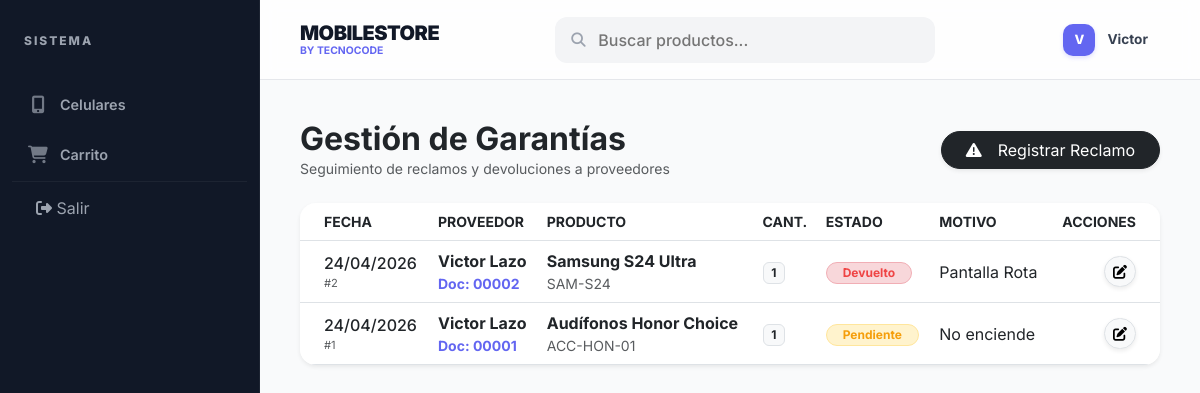
Screenshot of /proveedores/reclamos/ (signed in) with the database file from the repository.
### Login/models.py (models this page shows, shortened)
class Usuario(AbstractUser):
    ROL_CHOICES = [
        ('Administrador', 'Administrador'),  # Acceso total
        ('Vendedor', 'Vendedor'),            # Acceso a ventas e inventario
        ('Usuario', 'Usuario'),              # Cliente final (pestaña de compras)
    ]
    ESTADO_CHOICES = [
        ('Activo', 'Activo'),
        ('Inactivo', 'Inactivo'),
    ]
    nombre_completo = models.CharField(max_length=100, null=True, blank=True)
    rol = models.CharField(max_length=20, choices=ROL_CHOICES, default='Usuario')
    estado = models.CharField(max_length=10, choices=ESTADO_CHOICES, default='Activo')
    class Meta:
        db_table = 'usuario'
        verbose_name = 'Usuario'
        verbose_name_plural = 'Usuarios'

class ReclamoProveedor(models.Model):
    ESTADO_CHOICES = [
        ('Pendiente', 'Pendiente'),
        ('En Proceso', 'En Proceso'),
        ('Resuelto (Garantía)', 'Resuelto (Garantía)'),
        ('Devuelto', 'Devuelto al Proveedor'),
        ('Rechazado', 'Rechazado por Proveedor'),
    ]
    id_reclamo = models.AutoField(primary_key=True)
    proveedor = models.ForeignKey(Proveedor, on_delete=models.CASCADE, related_name='reclamos')
    compra = models.ForeignKey(Compra, on_delete=models.SET_NULL, null=True, blank=True, related_name='reclamos')
    producto = models.ForeignKey(Producto, on_delete=models.CASCADE)
    cantidad = models.PositiveIntegerField()
    motivo = models.TextField()
    fecha_reclamo = models.DateTimeField(auto_now_add=True)
    estado = models.CharField(max_length=25, choices=ESTADO_CHOICES, default='Pendiente')
    resolucion = models.TextField(blank=True, null=True)
    class Meta:
        db_table = 'reclamo_proveedor'

class Proveedor(models.Model):
    TIPO_CHOICES = [
        ('Natural', 'Persona Natural'),
        ('Empresa', 'Empresa/Jurídica'),
    ]
    id_proveedor = models.AutoField(primary_key=True)
    nombre = models.CharField(max_length=150)
    tipo = models.CharField(max_length=10, choices=TIPO_CHOICES, default='Empresa')
    nit_documento = models.CharField(max_length=20, unique=True, verbose_name="NIT o Documento")
    telefono = models.CharField(max_length=20, blank=True, null=True)
    email = models.EmailField(max_length=100, blank=True, null=True)
    direccion = models.CharField(max_length=255, blank=True, null=True)
    estado = models.CharField(max_length=10, default='Activo')
    observaciones = models.TextField(blank=True, null=True)
    class Meta:
        db_table = 'proveedor'
        verbose_name_plural = 'Proveedores'

class Compra(models.Model):
    TIPO_DOC_CHOICES = [
        ('Factura', 'Factura Legal'),
        ('Nota de Venta', 'Nota de Venta'),
        ('Recibo', 'Recibo'),
        ('Referencia Libre', 'Referencia Libre / Comprobante Informal'),
    ]
    id_compra = models.AutoField(primary_key=True)
    fecha = models.DateTimeField(auto_now_add=True)
    tipo_documento = models.CharField(max_length=20, choices=TIPO_DOC_CHOICES, default='Factura')
    numero_documento = models.CharField(max_length=50)
    total = models.DecimalField(max_digits=10, decimal_places=2, default=0)
    observaciones = models.TextField(blank=True, null=True)
    usuario = models.ForeignKey(settings.AUTH_USER_MODEL, on_delete=models.CASCADE, db_column='id_usuario')
    proveedor = models.ForeignKey(Proveedor, on_delete=models.CASCADE, db_column='id_proveedor', related_name='compras')
    class Meta:
        db_table = 'compra'
        unique_together = ('proveedor', 'numero_documento')

class Producto(models.Model):
    ESTADO_CHOICES = [
        ('Activo', 'Activo'),
        ('Borrador', 'Borrador'),
        ('Inactivo', 'Inactivo'),
    ]
    id_producto = models.AutoField(primary_key=True)
    sku_codigo = models.CharField(max_length=50, unique=True) # Código único de identificación
    nombre = models.CharField(max_length=100)
    categoria = models.ForeignKey(CategoriaProducto, on_delete=models.SET_NULL, null=True, blank=True, db_column='id_categoria')
    precio = models.DecimalField(max_digits=10, decimal_places=2, validators=[MinValueValidator(0.01)])
    stock = models.IntegerField(default=0, validators=[MinValueValidator(0)])
    estado = models.CharField(max_length=10, choices=ESTADO_CHOICES, default='Activo')
    descripcion = models.TextField(blank=True, null=True)
    imagen1 = models.ImageField(upload_to='productos/', blank=True, null=True)
    imagen2 = models.ImageField(upload_to='productos/', blank=True, null=True)
    imagen3 = models.ImageField(upload_to='productos/', blank=True, null=True)
    class Meta:
        db_table = 'producto'

### Login/views.py (the view)
# urls.py: path('proveedores/reclamos/', ReclamoListView.as_view(), name='lista_reclamos'),
class ReclamoListView(LoginRequiredMixin, UserPassesTestMixin, ListView):
    model = ReclamoProveedor
    template_name = 'proveedores/lista_reclamos.html'
    context_object_name = 'reclamos'
    ordering = ['-fecha_reclamo']
    def test_func(self):
        return self.request.user.rol in ['Administrador', 'Vendedor'] or self.request.user.is_superuser

### Login/context_processors.py (called while the page is built)
def global_context(request):
    data = {
        'cart_count': 0,
        'pendientes_count': 0
    }
    if request.user.is_authenticated:
        cart = Carrito.objects.filter(usuario=request.user, estado='Activo').first()
        data['cart_count'] = cart.detalles.count() if cart else 0
        if request.user.is_superuser or request.user.rol in ['Administrador', 'Vendedor']:
            data['pendientes_count'] = Pago.objects.filter(estado='Pendiente').count()
    return data

### templates/proveedores/lista_reclamos.html (shortened to what this page needs)
{% extends 'base.html' %}
{% block content %}
<div class="page-header-responsive mb-4">
    <div>
        <h2 class="fw-bold mb-0 text-dark">Gestión de Garantías</h2>
        <p class="text-muted small mb-0">Seguimiento de reclamos y devoluciones a proveedores</p>
    </div>
    <a href="{% url 'crear_reclamo' %}" class="btn btn-dark btn-responsive rounded-pill px-4 shadow-sm">
        <i class="fas fa-exclamation-triangle me-2"></i> Registrar Reclamo
    </a>
</div>
<div class="card border-0 shadow-sm rounded-4 overflow-hidden">
    <div class="table-responsive">
        <table class="table table-hover align-middle mb-0">
            <thead class="bg-light text-muted small text-uppercase">
                <tr>
                    <th class="ps-4">Fecha</th>
                    <th>Proveedor</th>
                    <th>Producto</th>
                    <th>Cant.</th>
                    <th>Estado</th>
                    <th>Motivo</th>
                    <th class="text-end pe-4">Acciones</th>
                </tr>
            </thead>
            <tbody>
                {% for reclamo in reclamos %}
                <tr>
                    <td class="ps-4">
                        <div class="fw-medium text-dark">{{ reclamo.fecha_reclamo|date:"d/m/Y" }}</div>
                        <div class="text-muted extra-small">#{{ reclamo.pk }}</div>
                    </td>
                    <td>
                        <div class="fw-bold text-dark">{{ reclamo.proveedor.nombre }}</div>
                        {% if reclamo.compra %}
                        <div class="text-primary small fw-bold">Doc: {{ reclamo.compra.numero_documento }}</div>
                        {% endif %}
                    </td>
                    <td>
                        <div class="fw-bold text-dark">{{ reclamo.producto.nombre }}</div>
                        <div class="text-muted small">{{ reclamo.producto.sku_codigo }}</div>
                    </td>
                    <td><span class="badge bg-light text-dark border">{{ reclamo.cantidad }}</span></td>
                    <td>
                        {% if reclamo.estado == 'Pendiente' %}
                        <span class="badge rounded-pill bg-warning-subtle text-warning px-3 border border-warning-subtle">Pendiente</span>
                        {% elif reclamo.estado == 'Devuelto' %}
                        <span class="badge rounded-pill bg-danger-subtle text-danger px-3 border border-danger-subtle">Devuelto</span>
                        {% elif reclamo.estado == 'Resuelto (Garantía)' %}
                        <span class="badge rounded-pill bg-success-subtle text-success px-3 border border-success-subtle">Resuelto</span>
                        {% else %}
                        <span class="badge rounded-pill bg-secondary-subtle text-secondary px-3">{{ reclamo.estado }}</span>
                        {% endif %}
                    </td>
                    <td>
                        <div class="text-truncate" style="max-width: 200px;" title="{{ reclamo.motivo }}">
                            {{ reclamo.motivo }}
                        </div>
                    </td>
                    <td class="text-end pe-4">
                        <button class="btn btn-sm btn-light border rounded-pill shadow-sm" onclick="alert('Funcionalidad de edición en desarrollo')">
                            <i class="fas fa-edit"></i>
                        </button>
                    </td>
                </tr>
                {% endfor %}
            </tbody>
        </table>
    </div>
</div>
{% endblock %}

### templates/base.html (shortened to what this page needs)
<!DOCTYPE html>
<html lang="es">
<head>
    <link href="https://cdn.jsdelivr.net/npm/bootstrap@5.3.0/dist/css/bootstrap.min.css" rel="stylesheet">
    <link rel="stylesheet" href="https://cdnjs.cloudflare.com/ajax/libs/font-awesome/6.4.0/css/all.min.css">
</head>
<body>
    <div class="wrapper">
        <nav class="sidebar" id="sidebar">
            <div class="sidebar-header">
                SISTEMA
            </div>
            <ul class="sidebar-menu">
                <li class="{% if request.resolver_match.url_name == 'lista_celulares' or request.resolver_match.url_name == 'inicio' %}active{% endif %}">
                    <a href="{% url 'inicio' %}">
                        <i class="fas fa-mobile-alt"></i> Celulares
                    </a>
                </li>
                <li class="{% if request.resolver_match.url_name == 'ver_carrito' %}active{% endif %}">
                    <a href="{% url 'ver_carrito' %}">
                        <i class="fas fa-shopping-cart"></i> Carrito
                    </a>
                </li>
                {% if user.is_authenticated %}
                <li style="margin-top: auto; border-top: 1px solid rgba(255,255,255,0.05);">
                    <form action="{% url 'logout' %}" method="post">
                        <button type="submit" style="background:none; border:none; color:var(--sidebar-text); padding: 14px 24px; text-align:left; width:100%;">
                            <i class="fas fa-sign-out-alt"></i> Salir
                        </button>
                    </form>
                </li>
                {% endif %}
            </ul>
        </nav>
        <main>
            <header class="header">
                <div class="d-flex align-items-center">
                    <div class="brand-section">
                        <h1>MOBILESTORE</h1>
                        <span>BY TECNOCODE</span>
                    </div>
                </div>
                <form action="{% url 'inicio' %}" method="get" class="search-bar m-0">
                    <i class="fas fa-search"></i>
                    <input type="text" name="q" placeholder="Buscar productos..." value="{% if request.resolver_match.url_name == 'inicio' or request.resolver_match.url_name == 'lista_celulares' %}{{ request.GET.q|default:'' }}{% endif %}">
                </form>
                <div class="user-profile">
                    {% if user.is_authenticated %}
                    <div class="avatar">{{ user.username.0|upper }}</div>
                    <span class="user-name">{{ user.username|capfirst }}</span>
                    {% else %}
                    <a href="{% url 'login' %}" class="btn btn-sm btn-dark px-4 rounded-pill">Entrar</a>
                    {% endif %}
                </div>
            </header>
            <div class="main-content">
                {% block content %}
                {% endblock %}
            </div>
        </main>
    </div>
</body>
</html>

### templates/base.html (style rules this page uses)
:root { --primary: #6366f1; --primary-hover: #4f46e5; --success: #10b981; --warning: #f59e0b; --info: #3b82f6; --sidebar-bg: #111827; --sidebar-item-hover: #1f2937; --sidebar-text: #9ca3af; --sidebar-text-active: #ffffff; --main-bg: #f9fafb; --card-bg: #ffffff; --border-color: #e5e7eb; --accent-red: #ef4444; --shadow-sm: 0 1px 2px 0 rgb(0 0 0 / 0.05); --shadow-md: 0 4px 6px -1px rgb(0 0 0 / 0.1), 0 2px 4px -2px rgb(0 0 0 / 0.1); --bs-primary: #6366f1; --bs-primary-rgb: 99, 102, 241; --bs-success-rgb: 16, 185, 129; --bs-danger-rgb: 239, 68, 68; --bs-warning-rgb: 245, 158, 11; }
body { font-family: 'Inter', sans-serif; background-color: var(--main-bg); margin: 0; overflow-x: hidden; width: 100%; color: #111827; -webkit-font-smoothing: antialiased; }
.text-primary { color: var(--primary) !important; }
.wrapper { display: flex; min-height: 100vh; width: 100%; overflow-x: hidden; position: relative; }
main { flex-grow: 1; min-width: 0; display: flex; flex-direction: column; }
.sidebar { width: 260px; background-color: var(--sidebar-bg); color: white; flex-shrink: 0; display: flex; flex-direction: column; transition: 0.3s cubic-bezier(0.4, 0, 0.2, 1); border-right: 1px solid rgba(255,255,255,0.05); }
.sidebar-header { padding: 32px 24px; font-size: 0.75rem; font-weight: 800; letter-spacing: 2px; text-transform: uppercase; color: var(--sidebar-text); display: flex; align-items: center; }
.sidebar-menu { list-style: none; padding: 0 12px; margin: 0; flex-grow: 1; }
.sidebar-menu li { margin-bottom: 4px; }
.sidebar-menu li a { color: var(--sidebar-text); text-decoration: none; padding: 12px 16px; display: flex; align-items: center; font-size: 0.9rem; font-weight: 600; border-radius: 8px; transition: 0.2s all; }
.sidebar-menu li a i { width: 20px; margin-right: 12px; font-size: 1.1rem; text-align: center; opacity: 0.7; }
.header { background-color: rgba(255, 255, 255, 0.8); backdrop-filter: blur(8px); height: 80px; padding: 0 40px; display: flex; align-items: center; justify-content: space-between; border-bottom: 1px solid var(--border-color); position: sticky; top: 0; z-index: 100; }
.brand-section h1 { font-size: 1.25rem; font-weight: 900; margin: 0; color: #111827; letter-spacing: -0.5px; }
.brand-section span { font-size: 0.65rem; font-weight: 700; color: var(--primary); display: block; margin-top: -2px; text-transform: uppercase; }
.search-bar { position: relative; width: 380px; }
.search-bar input { background-color: #f3f4f6; border: 1px solid transparent; padding: 10px 15px 10px 42px; border-radius: 12px; width: 100%; font-size: 16px; font-weight: 500; transition: 0.2s all; }
.search-bar i { position: absolute; left: 16px; top: 50%; transform: translateY(-50%); color: #9ca3af; font-size: 0.9rem; }
.user-profile { display: flex; align-items: center; gap: 12px; padding: 6px 12px; border-radius: 12px; transition: 0.2s; cursor: pointer; }
.avatar { width: 32px; height: 32px; background-color: var(--primary); color: white; border-radius: 10px; display: flex; align-items: center; justify-content: center; font-weight: 800; font-size: 0.8rem; box-shadow: 0 2px 4px rgba(99, 102, 241, 0.2); }
.user-name { font-weight: 700; font-size: 0.85rem; color: #374151; }
.main-content { flex-grow: 1; padding: 40px; overflow-y: auto; overflow-x: hidden; animation: fadeIn 0.4s ease-out; width: 100%; min-width: 0; }
.page-header-responsive { display: flex; justify-content: space-between; align-items: center; gap: 20px; margin-bottom: 32px; }
.btn-responsive { display: inline-flex; align-items: center; justify-content: center; gap: 8px; white-space: nowrap; }

### templates/proveedores/lista_reclamos.html (style rules this page uses)
.extra-small { font-size: 0.7rem; }

### rows the page displays
Usuario: username.0 "V", username "Victor"
ReclamoProveedor: fecha_reclamo "24/04/2026", pk "2", proveedor.nombre "Victor Lazo", compra.numero_documento "00002", producto.nombre "Samsung S24 Ultra", producto.sku_codigo "SAM-S24", cantidad "1", estado "Devuelto", motivo "Pantalla Rota"
ReclamoProveedor: fecha_reclamo "24/04/2026", pk "1", proveedor.nombre "Victor Lazo", compra.numero_documento "00001", producto.nombre "Audífonos Honor Choice", producto.sku_codigo "ACC-HON-01", cantidad "1", estado "Pendiente", motivo "No enciende"
